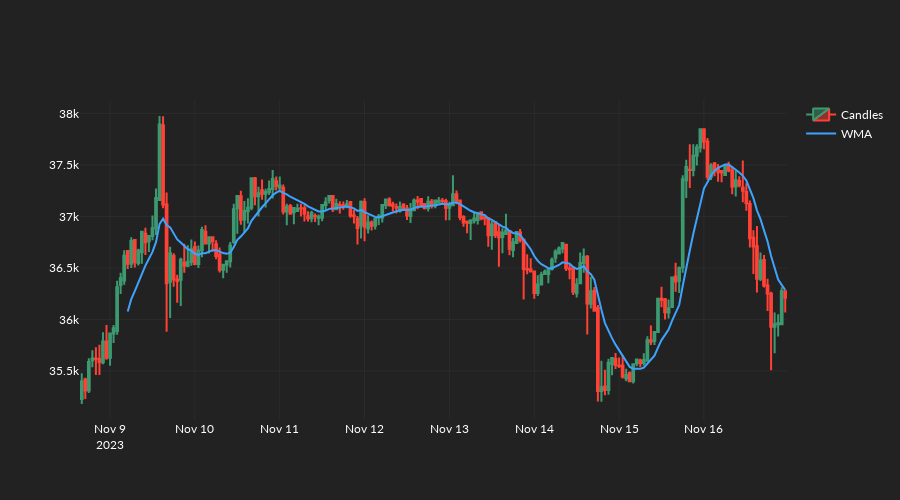

Notebook code for this chart:
### Code cell
plot_wma(candles=candles, indicator=wma)

### Figure 1 — Plotly figure (JSON) as saved in the notebook; plotly's stock layout.template omitted (floating-point values rounded to 4 significant figures; data arrays with more than 128 entries replaced by an {"elided": "..."} marker saying what was removed)
{"data": [{"close": {"elided": "200 float values"}, "high": {"elided": "200 float values"}, "low": {"elided": "200 float values"}, "name": "Candles", "open": {"elided": "200 float values"}, "type": "candlestick", "x": {"elided": "200 str values"}}, {"line": {"color": "#3EA3FF"}, "name": "WMA", "type": "scatter", "x": {"elided": "200 str values"}, "y": {"elided": "200 float values"}}], "layout": {"height": 500, "xaxis": {"rangeslider": {"visible": false}}}}
